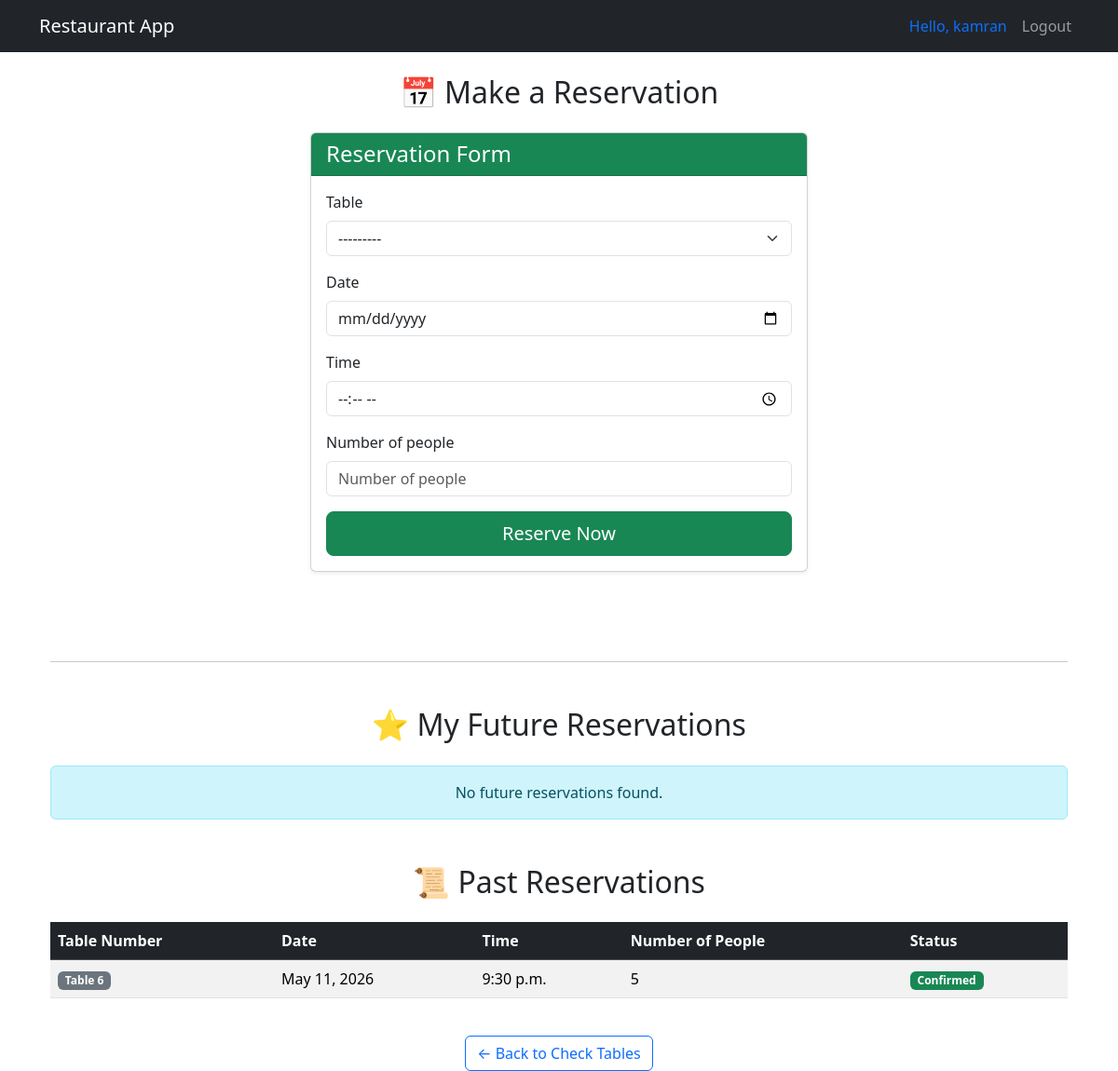
The app's page /users/reservations/ (signed in) with its own data.
### users/models.py (models this page shows, shortened)
class Reservation(models.Model):
    STATUS_CHOICES = [
    ('pending', 'Pending'),
    ('confirmed', 'Confirmed'),
    ('cancelled', 'Cancelled'),
    ('completed', 'Completed'),
    ]
    status = models.CharField(max_length=10, choices=STATUS_CHOICES, default='pending')
    user = models.ForeignKey(User, on_delete=models.CASCADE)
    table = models.ForeignKey(Table, on_delete=models.CASCADE)
    date = models.DateField()
    time = models.TimeField()
    number_of_people = models.PositiveIntegerField(validators=[MinValueValidator(1)])

class Table(models.Model):
    table_number = models.PositiveIntegerField(unique=True)
    capacity = models.PositiveIntegerField(validators=[MinValueValidator(1)])
    def __str__(self):
        return f"Table {self.table_number} (seats {self.capacity})"

### users/views.py (the view)
# urls.py: path('reservations/', views.reservations, name='reservations'),
@login_required
def reservations(request):
    if request.method == 'POST':
        form = ReservationForm(request.POST, user=request.user)
        if form.is_valid():
            reservation = form.save(commit=False)
            reservation.user = request.user
            reservation.status = 'confirmed'  # Or 'pending' for admin approval
            reservation.save()
            messages.success(request, f'Table {reservation.table.table_number} reserved successfully')
            return redirect('users:reservations')
        else:
            for error in form.non_field_errors():
                messages.error(request, error)
    else:
        initial_data = {}
        if request.GET.get('table'):
            initial_data['table'] = request.GET.get('table')
        if request.GET.get('date'):
            initial_data['date'] = request.GET.get('date')
        if request.GET.get('time'):
            initial_data['time'] = request.GET.get('time')
        if request.GET.get('people'):
            initial_data['number_of_people'] = request.GET.get('people')
        form = ReservationForm(initial=initial_data, user=request.user)  # Add user here too
    user_reservations = Reservation.objects.filter(
        user=request.user
    ).order_by('-date', '-time').select_related('table')
    today = timezone.now().date()
    future_reservations = user_reservations.filter(date__gte=today, status__in=['pending', 'confirmed'])
    past_reservations = user_reservations.filter(date__lt=today) | user_reservations.filter(status='cancelled')
    return render(request, 'restaurant/reservations.html', {
        'form': form,
        'future_reservations': future_reservations,
        'past_reservations': past_reservations,
    })

### users/forms.py (shortened to what this page needs)
class ReservationForm(forms.ModelForm):
    class Meta:
        model = Reservation
        fields = ['table', 'date', 'time', 'number_of_people']
        widgets = {
            'date': forms.DateInput(attrs={'type': 'date'}),
            'time': forms.TimeInput(attrs={'type': 'time'}),
            'number_of_people': forms.NumberInput(attrs={'min': 1, 'max': 20}),
        }
    def __init__(self, *args, **kwargs):
        self.user = kwargs.pop('user', None)
        super().__init__(*args, **kwargs)
        if 'number_of_people' in self.data:
            try:
                people = int(self.data.get('number_of_people'))
                self.fields['table'].queryset = Table.objects.filter(capacity__gte=people)
            except (ValueError, TypeError):
                pass

### users/templates/restaurant/reservations.html (shortened to what this page needs)
{% extends 'base.html' %}
{% load bootstrap5 %}
{% block content %}
<div class="container">
    <h2 class="text-center mb-4">📅 Make a Reservation</h2>
    <div class="row justify-content-center">
        <div class="col-md-6">
            <div class="card shadow-sm mb-5">
                <div class="card-header bg-success text-white">
                    <h4 class="mb-0">Reservation Form</h4>
                </div>
                <div class="card-body">
                    <form method="post">
                        {% bootstrap_form form %}
                        <div class="d-grid gap-2 mt-3">
                            <button type="submit" class="btn btn-success btn-lg">Reserve Now</button>
                        </div>
                    </form>
                </div>
            </div>
        </div>
    </div>
    <hr class="my-5">
    <h2 class="text-center mb-4">⭐ My Future Reservations</h2>
    {% if future_reservations %}
        <div class="table-responsive">
            <table class="table table-striped table-hover">
                <thead class="table-dark">
                    <tr>
                        <th>Table Number</th>
                        <th>Date</th>
                        <th>Time</th>
                        <th>Number of People</th>
                        <th>Status</th>
                        <th>Action</th>
                    </tr>
                </thead>
                <tbody>
                    {% for reservation in future_reservations %}
                        <tr>
                            <td><span class="badge bg-secondary">Table {{ reservation.table.table_number }}</span></td>
                            <td>{{ reservation.date }}</td>
                            <td>{{ reservation.time }}</td>
                            <td>{{ reservation.number_of_people }}</td>
                            <td>
                                <span class="badge {% if reservation.status == 'confirmed' %}bg-success{% elif reservation.status == 'pending' %}bg-warning{% else %}bg-danger{% endif %}">
                                    {{ reservation.get_status_display }}
                                </span>
                            </td>
                            <td>
                                {% if reservation.status != 'cancelled' %}
                                    <a href="{% url 'users:cancel_reservation' reservation.id %}"
                                       class="btn btn-danger btn-sm"
                                       onclick="return confirm('Cancel this reservation?')">
                                        Cancel
                                    </a>
                                {% endif %}
                            </td>
                        </tr>
                    {% endfor %}
                </tbody>
            </table>
        </div>
    {% else %}
        <div class="alert alert-info text-center">
            <p class="mb-0">No future reservations found.</p>
        </div>
    {% endif %}
    <h2 class="text-center mb-4 mt-5">📜 Past Reservations</h2>
    {% if past_reservations %}
        <div class="table-responsive">
            <table class="table table-striped table-hover">
                <thead class="table-dark">
                    <tr>
                        <th>Table Number</th>
                        <th>Date</th>
                        <th>Time</th>
                        <th>Number of People</th>
                        <th>Status</th>
                    </tr>
                </thead>
                <tbody>
                    {% for reservation in past_reservations %}
                        <tr>
                            <td><span class="badge bg-secondary">Table {{ reservation.table.table_number }}</span></td>
                            <td>{{ reservation.date }}</td>
                            <td>{{ reservation.time }}</td>
                            <td>{{ reservation.number_of_people }}</td>
                            <td>
                                <span class="badge {% if reservation.status == 'confirmed' %}bg-success{% elif reservation.status == 'pending' %}bg-warning{% else %}bg-danger{% endif %}">
                                    {{ reservation.get_status_display }}
                                </span>
                            </td>
                        </tr>
                    {% endfor %}
                </tbody>
            </table>
        </div>
    {% else %}
        <div class="alert alert-secondary text-center">
            <p class="mb-0">No past reservations found.</p>
        </div>
    {% endif %}
    <div class="text-center mt-4">
        <a href="{% url 'users:tables' %}" class="btn btn-outline-primary">← Back to Check Tables</a>
    </div>
</div>
{% endblock %}

### templates/base.html (shortened to what this page needs)
<!DOCTYPE html>
<html lang="en">
<head>
    {% load bootstrap5 %}
    {% bootstrap_css %}
</head>
<body>
    <nav class="navbar navbar-expand-lg navbar-dark bg-dark">
        <div class="container">
            <a class="navbar-brand" href="{% url 'users:profile' %}">Restaurant App</a>
            <div class="collapse navbar-collapse" id="navbarNav">
                <ul class="navbar-nav ms-auto">
                    {% if user.is_authenticated %}
                        <li class="nav-item">
                            <span class="nav-link"><a href="{% url 'users:profile' %}" style="text-decoration: none;">Hello, {{ user.username }}</a></span>
                        </li>
                        <li class="nav-item">
                            <form method="post" action="{% url 'users:logout' %}" class="d-inline">
                                <button type="submit" class="btn btn-outline-light btn-sm nav-link">Logout</button>
                            </form>
                        </li>
                    {% endif %}
                </ul>
            </div>
        </div>
    </nav>
    <div class="container mt-4">
        {% block content %}
        {% endblock %}
    </div>
</body>
</html>

### records on screen
Reservation: table.table_number "6", date "May 11, 2026", time "9:30 p.m.", number_of_people "5", status "Confirmed"

### other values on screen
{{ user.username }} "kamran"
